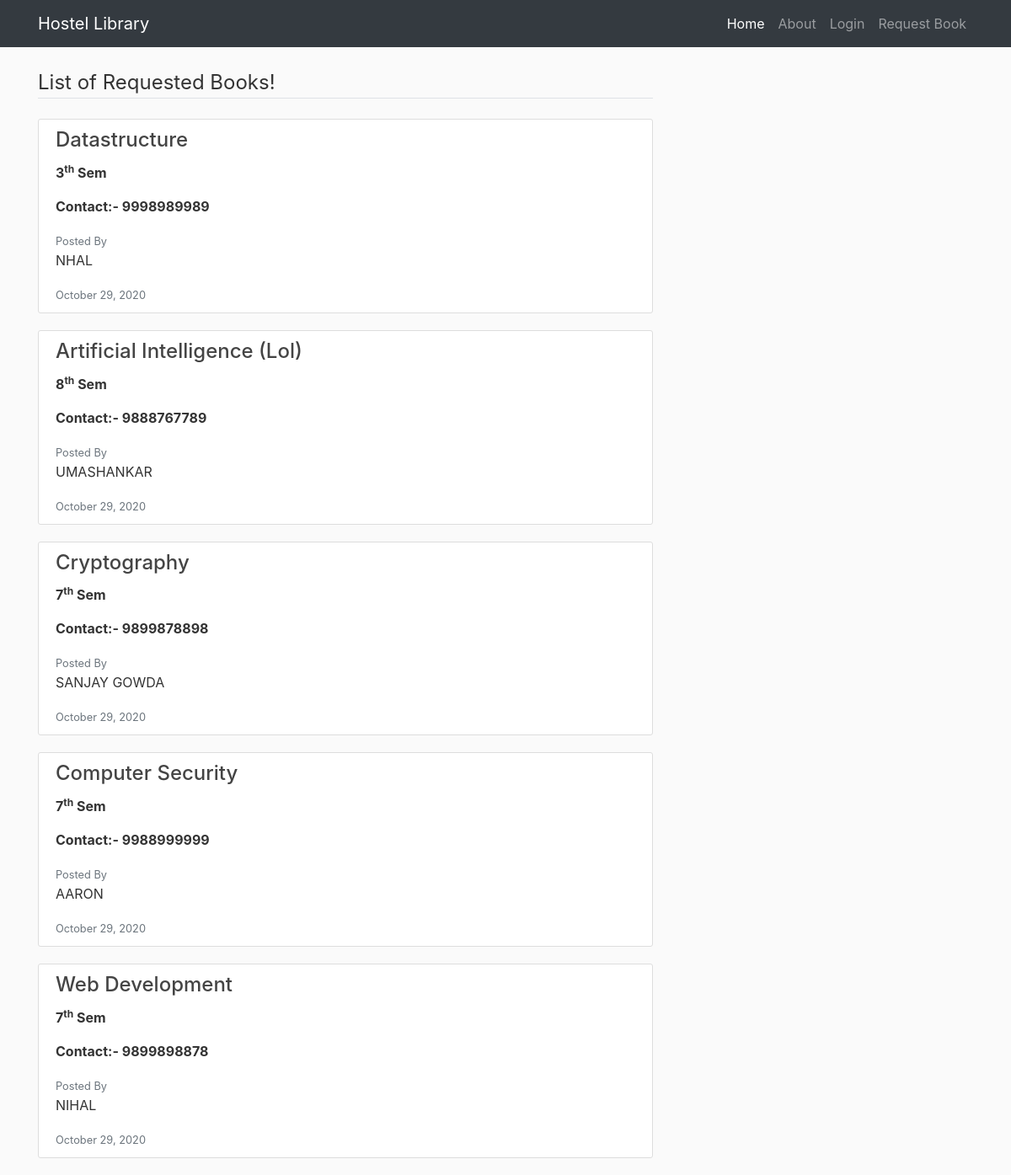
/requested-books/, run on the app's committed database.
### bookrequest/models.py (models this page shows, shortened)
class BookRequest(models.Model):
    book_name = models.CharField(max_length=40, unique=True)
    semester = models.CharField(max_length=1, validators=[RegexValidator(regex=r'^[1-8]$', message="Invalid Semester.")])
    student_name = models.CharField(max_length=15)
    date_posted = models.DateTimeField(default=timezone.now)
    contact_regex = RegexValidator(regex=r'^\d{10}$', message="Check your format of phone number. Up to 10 digits allowed.")
    contact_number = models.CharField(validators=[contact_regex], max_length=10, default="0") # validators should be a list

### bookrequest/views.py (the view)
# urls.py: path('requested-books/', requested_index, name='requested-books'),
def requested_index(request):
    requested = BookRequest.objects.order_by('-date_posted')
    context = {
        'requested':requested
    }
    return render(request, 'bookrequest/request_books.html', context)

### bookrequest/templates/bookrequest/request_books.html (shortened to what this page needs)
{% load static %}
{% load crispy_forms_tags %}
<!DOCTYPE html>
<html>
<head>
    <link rel="stylesheet" href="https://maxcdn.bootstrapcdn.com/bootstrap/4.0.0/css/bootstrap.min.css">
    <link rel="stylesheet" type="text/css" href="{% static 'books/main.css' %}">
</head>
<body>
  <nav class="navbar navbar-expand-lg navbar-dark bg-dark fixed-top">
    <div class="container">
      <a class="navbar-brand" href="{% url 'index' %}">Hostel Library</a>
      <div class="collapse navbar-collapse" id="navbarResponsive">
        <ul class="navbar-nav ml-auto">
          <li class="nav-item active">
            <a class="nav-link" href="{% url 'index' %}">Home
            </a>
          </li>
          <li class="nav-item">
            <a class="nav-link" href="{% url 'about' %}">About</a>
          </li>
          <li class="nav-item">
              {% if user.is_authenticated %}
              <li class="nav-item">
                <a class="nav-link" href="{% url 'post-create' %}">New Post</a>
              </li>
              <li class="nav-item">
                <a class="nav-link" href="{% url 'profile' %}">Profile</a>
              </li>
              <li class="nav-item">
                <a class="nav-link" href="{% url 'logout' %}">Logout</a>
              </li>
              {% else %}
                <li class="nav-item">
                    <a class="nav-link" href="{% url 'login' %}">Login</a>
                </li>
              {% endif %}
              <li class="nav-item">
                <a class="nav-link" href="{% url 'book-request' %}">Request Book</a>
            </li>
          </li>
        </ul>
      </div>
    </div>
  </nav>
    <main role="main" class="container">
      <div class="row">
        <div class="col-md-8">
            <legend class="border-bottom mb-4">List of Requested Books!</legend>
            {% for book in requested %}
            <div class="content-section">
                <div class="media">
                  <div class="media-body">
                    <h4 class="card-title">{{ book.book_name }}</h4>
                    <p class="font-weight-bold">
                        {{ book.semester }}<sup>th</sup>
                        <span style="white-space: nowrap">Sem</span>
                    </p>
                    <p><strong>Contact:- {{ book.contact_number }}</strong></p>
                    <small class="text-muted">Posted By</small>
                    <p class="text-uppercase">{{ book.student_name }}</p>
                    <small class="text-muted">{{ book.date_posted|date:"F d, Y" }}</small>
                  </div>
                </div>
              </div>
            {% endfor %}
        </div>
        <div class="col-md-4">
        </div>
      </div>
    </main>
</body>
</html>

### books/static/books/main.css (style rules this page uses)
body { background: #fafafa; color: #333333; margin-top: 5rem; }
h1, h2, h3, h4, h5, h6 { color: #444444; }
ul { margin: 0; }
.content-section { background: #ffffff; padding: 10px 20px; border: 1px solid #dddddd; border-radius: 3px; margin-bottom: 20px; }

### data on the page
BookRequest: book_name "Datastructure", semester "3", contact_number "9998989989", student_name "NHAL", date_posted "October 29, 2020"
BookRequest: book_name "Artificial Intelligence (Lol)", semester "8", contact_number "9888767789", student_name "UMASHANKAR", date_posted "October 29, 2020"
BookRequest: book_name "Cryptography", semester "7", contact_number "9899878898", student_name "SANJAY GOWDA", date_posted "October 29, 2020"
BookRequest: book_name "Computer Security", semester "7", contact_number "9988999999", student_name "AARON", date_posted "October 29, 2020"
BookRequest: book_name "Web Development", semester "7", contact_number "9899898878", student_name "NIHAL", date_posted "October 29, 2020"
